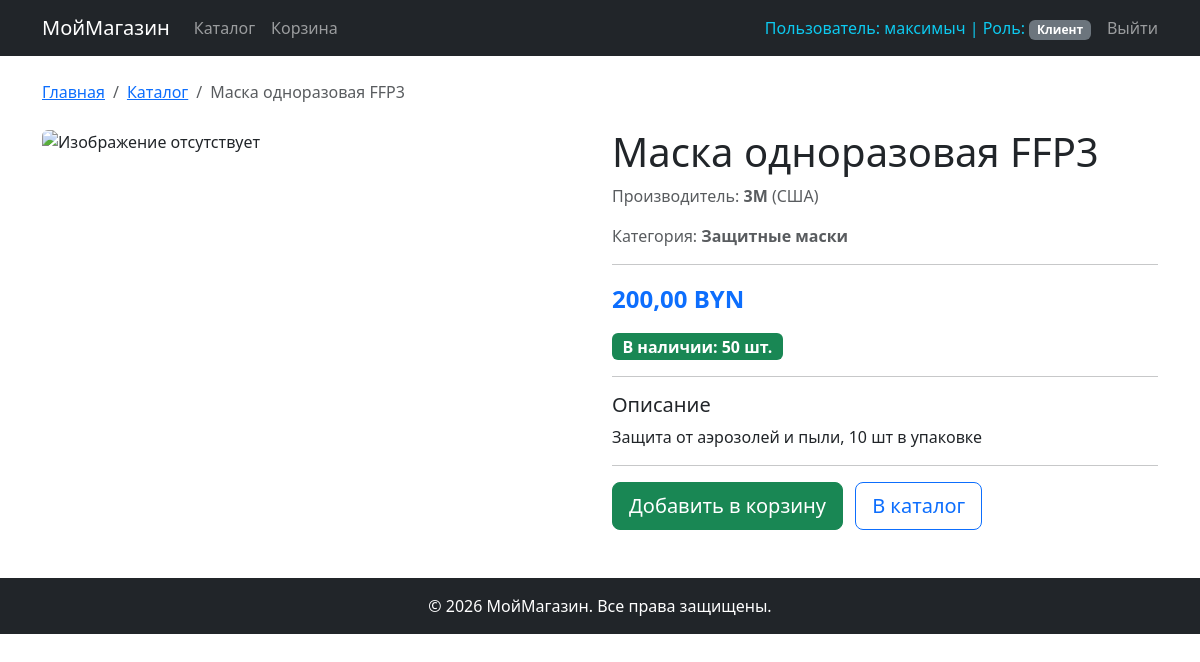
/shop/catalog/12/ (signed in), run on the app's committed database.
### shop/models.py (models this page shows, shortened)
class Profile(models.Model):
    ROLE_CHOICES = [
        ('CUSTOMER', 'Клиент'),
        ('MANAGER', 'Менеджер'),
        ('ADMIN', 'Администратор'),
    ]
    user = models.OneToOneField(User, on_delete=models.CASCADE, verbose_name="Пользователь")
    role = models.CharField(max_length=20, choices=ROLE_CHOICES, default='CUSTOMER', verbose_name="Роль")
    full_name = models.CharField(max_length=255, blank=True, null=True, verbose_name="ФИО")
    phone = models.CharField(max_length=20, blank=True, null=True, verbose_name="Телефон")
    address = models.TextField(blank=True, null=True, verbose_name="Адрес")
    class Meta:
        verbose_name = "Профиль пользователя"
        verbose_name_plural = "Профили пользователей"

class Product(models.Model):
    name=models.CharField(max_length=200)
    description=models.TextField()
    products_photo=models.ImageField()
    price=models.DecimalField(decimal_places=2,max_digits=10)
    quantity=models.IntegerField()
    category=models.ForeignKey(ProductCategory,on_delete=models.CASCADE)
    manufacter=models.ForeignKey(Manufacter,on_delete=models.CASCADE)

class Manufacter(models.Model):
    name=models.CharField(max_length=100)
    country=models.CharField()
    description=models.TextField()

class ProductCategory(models.Model):
    name=models.CharField(max_length=100)
    description=models.TextField()

### shop/views.py (the view)
# urls.py: path('catalog/<int:pk>/', views.produkt_detail, name='product_detail'),
def produkt_detail(request,pk):
    product = Product.objects.get(pk=pk)
    return render(request,'newproductdetail.html',{'product':product})

### shop/templates/newproductdetail.html (shortened to what this page needs)
{% extends 'base.html' %}
{% load static %}
{% block content %}
<nav aria-label="breadcrumb" class="mb-4">
    <ol class="breadcrumb">
        <li class="breadcrumb-item"><a href="{% url 'home' %}">Главная</a></li>
        <li class="breadcrumb-item"><a href="{% url 'catalog' %}">Каталог</a></li>
        <li class="breadcrumb-item active">{{ product.name }}</li>
    </ol>
</nav>
<div class="row">
    <div class="col-md-6 mb-4">
        {% if product.products_photo %}
            <img src="{{ product.products_photo.url }}" class="img-fluid rounded" alt="{{ product.name }}">
        {% else %}
            <img src="{% static 'images/no-photo.png' %}" class="img-fluid rounded" alt="Изображение отсутствует">
        {% endif %}
    </div>
    <div class="col-md-6">
        <h1>{{ product.name }}</h1>
        <p class="text-muted">
            Производитель: <strong>{{ product.manufacter.name }}</strong>
            {% if product.manufacter.country %}
                ({{ product.manufacter.country }})
            {% endif %}
        </p>
        <p class="text-muted">
            Категория: <strong>{{ product.category.name }}</strong>
        </p>
        <hr>
        <p class="fs-4 fw-bold text-primary">{{ product.price }} BYN</p>
        <p>
            {% if product.quantity > 0 %}
                <span class="badge bg-success fs-6">В наличии: {{ product.quantity }} шт.</span>
            {% else %}
                <span class="badge bg-danger fs-6">Нет в наличии</span>
            {% endif %}
        </p>
        <hr>
        <h5>Описание</h5>
        <p>{{ product.description }}</p>
        <hr>
        {% if product.quantity > 0 %}
            <a href="{% url 'add_to_cart' product.pk %}" class="btn btn-success btn-lg">Добавить в корзину</a>
        {% else %}
            <button class="btn btn-secondary btn-lg" disabled>Нет в наличии</button>
        {% endif %}
        <a href="{% url 'catalog' %}" class="btn btn-outline-primary btn-lg ms-2">В каталог</a>
    </div>
</div>
{% endblock %}

### shop/templates/base.html (shortened to what this page needs)
{% load static %}
<!DOCTYPE html>
<html lang="ru">
<head>
    <link href="https://cdn.jsdelivr.net/npm/bootstrap@5.3.0/dist/css/bootstrap.min.css" rel="stylesheet">
    <link rel="stylesheet" href="{% static 'css/style.css' %}">
</head>
<body>
    <nav class="navbar navbar-expand-lg navbar-dark bg-dark">
        <div class="container">
            <a class="navbar-brand" href="{% url 'home' %}">МойМагазин</a>
            <div class="collapse navbar-collapse" id="navbarNav">
                <ul class="navbar-nav me-auto">
                    <li class="nav-item">
                        <a class="nav-link" href="{% url 'catalog' %}">Каталог</a>
                    </li>
                    <li class="nav-item">
                        <a class="nav-link" href="{% url 'cart' %}">Корзина</a>
                    </li>
                </ul>
                <ul class="navbar-nav">
                    {% if user.is_authenticated %}
                        <li class="nav-item">
                            <span class="nav-link text-info">
                                Пользователь: {{ user.username }}
                                | Роль: <span class="badge bg-secondary">{{ user.profile.get_role_display }}</span>
                            </span>
                        </li>
                        <li class="nav-item ms-2">
                            <form method="post" action="{% url 'logout' %}" class="d-inline">
                                <button type="submit" class="btn btn-link nav-link" style="display: inline; padding: var(--bs-nav-link-padding-y) var(--bs-nav-link-padding-x);">Выйти</button>
                            </form>
                        </li>
                    {% endif %}
                </ul>
            </div>
        </div>
    </nav>
    <main class="container mt-4">
        {% block content %}
        {% endblock %}
    </main>
    <footer class="bg-dark text-white text-center py-3 mt-5">
        <div class="container">
            <p class="mb-0">&copy; 2026 МойМагазин. Все права защищены.</p>
        </div>
    </footer>
</body>
</html>

### data on the page
Product: name "Маска одноразовая FFP3", manufacter.name "3M", manufacter.country "США", category.name "Защитные маски", price "200,00", quantity "50", description "Защита от аэрозолей и пыли, 10 шт в упаковке"

### other printed values
{{ user.username }} "максимыч"
{{ user.profile.get_role_display }} "Клиент"
